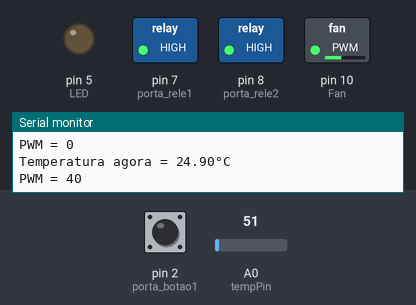
Bench run of a sketch on a simulated Arduino Uno, built with avr-gcc and run on an emulated ATmega328P. Shown: switched loads named in the sketch (green lamp = pin HIGH), output pins drawn as LEDs (lit = HIGH), the last lines printed to the serial monitor. The inputs (shaded band) are chosen by the test bench; at power-on: A0 (tempPin) = 51, pin 2 (porta_botao1) LOW.

Above: at 2.8 s.
2.9 s: A0 (tempPin) set to 61
At 6.9 s:
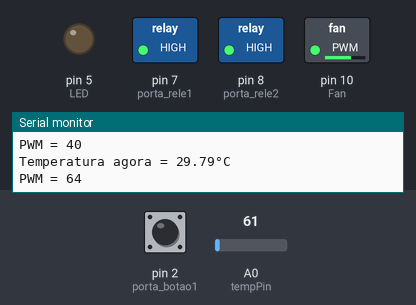
7.5 s: pin 2 (porta_botao1) pulled HIGH for 2.35 s
At 11.1 s:
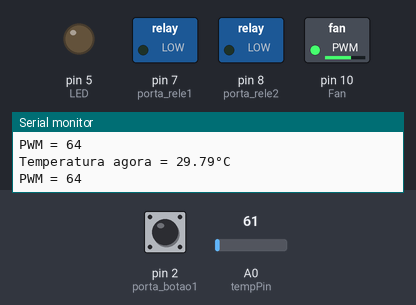
11.4 s: A0 (tempPin) set to 71
At 14.3 s:
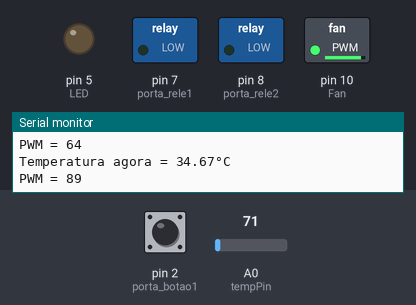
15.4 s: pin 2 (porta_botao1) pulled HIGH for 2.35 s
At 18.4 s:
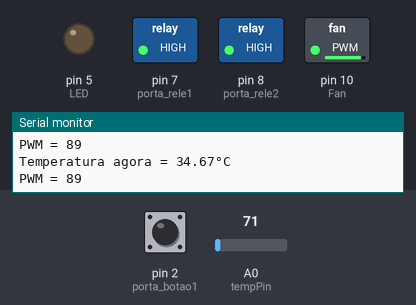
19.3 s: A0 (tempPin) set to 81
At 22.8 s:
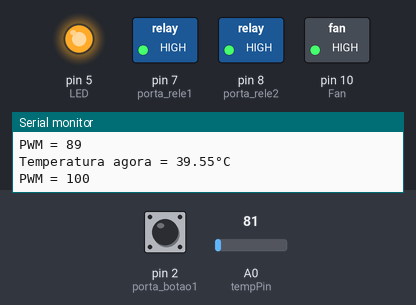
23.3 s: pin 2 (porta_botao1) pulled HIGH for 2.35 s
At 27.0 s:
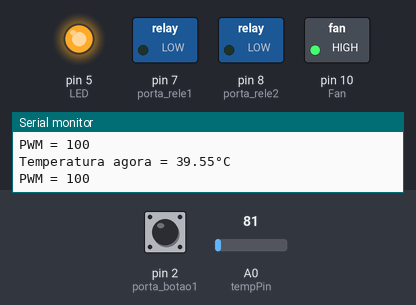
Timing chart, 0 to 28.2 s (numbered marks = the images above; inputs shaded):
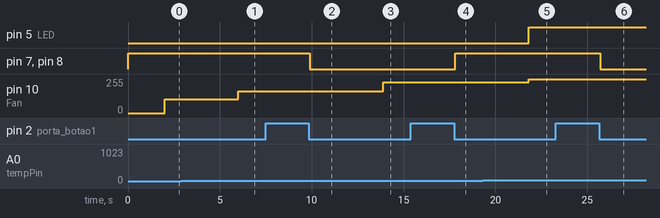

Measured:
- the behaviour switches between 74 and 75 on A0 (tempPin) (found by bisection; images 4 and 5)
- after the input at 2.9 s, pin 10 (Fan): 102/255 → 165/255 after 3.1 s
- after the input at 7.5 s, pin 7 (porta_rele1), pin 8 (porta_rele2): HIGH → LOW after 2.4 s
- after the input at 11.4 s, pin 10 (Fan): 165/255 → 229/255 after 2.5 s
- after the input at 15.4 s, pin 7 (porta_rele1), pin 8 (porta_rele2): LOW → HIGH after 2.4 s
- after the input at 19.3 s, pin 5 (LED): LOW → HIGH after 2.5 s; pin 10 (Fan): 229/255 → 255/255 after 2.5 s
- after the input at 23.3 s, pin 7 (porta_rele1), pin 8 (porta_rele2): HIGH → LOW after 2.4 s

The sketch:

ControleDeFanArduino.ino
```cpp
//Porta ligada ao pino IN1 do modulo
int porta_rele1 = 7;
//Porta ligada ao pino IN2 do modulo
int porta_rele2 = 8;
//Porta ligada ao botao 2
int porta_botao1 = 2;
//Armazena o estado do rele - 0 (HIGH) ou 1 (LOW)  Um detalhe importante desse módulo é que os relés são ativados em nível baixo, ou seja, quando o estado da porta estiver em LOW, o relé será acionado.
int estadorele1 = 1;
int estadorele2 = 1;
//Armazena o valor lido dos botoes
int leitura1 = 0;
//Entrada do LM35
int tempPin = 0;
//Armazena a leitura do LM35
float temp;
//Saída dos ventiladores
int Fan= 10;
//Determina a temperatura mínima
float TempMin= 20 +1.5 ;
//Determina a temperatura máxima
float TempMax= 35 + 1.5;
//Armazena a velocidade do ventilador, em 8bits
int FanSpeed;
//Armazena o valor do PWM
int PWM;
//Saída do LED
int LED = 5;
void setup() {
    //Define pinos para o rele como saida
  pinMode(porta_rele1, OUTPUT);
  pinMode(porta_rele2, OUTPUT);
  //Define o pino do botão como entrada
  pinMode(porta_botao1, INPUT);
  //Define o pino do LED como saída
  pinMode(LED,OUTPUT);
  //Define o ventilador como saída
  pinMode(Fan,OUTPUT);
  //Estado inicial dos reles - desligados
  digitalWrite(porta_rele1, HIGH);
  digitalWrite(porta_rele2, HIGH);
  //Define a taxa de dados em bits por segundo para a transmissão de dados em série.
  Serial.begin(9600);


}

void loop() {
//Se a temperatura estiver abaixo da mínima, o cooler ficará desligado
     if (temp < TempMin) {
   FanSpeed =0;
   digitalWrite(Fan,LOW);
      }
      //Se a velocidade for maior que a mínima e menor que a máxima, ajusta a velocidade de acordo com a temperatura
if ((temp >= TempMin) && (temp <= TempMax)){
  FanSpeed = map(temp,TempMin,TempMax,64,255);
  analogWrite(Fan,FanSpeed);
}
//Se a temperatura for maior que a máxima, não altera o sistema e liga um LED vermelho para sinalização. Se a temperatura se tornar mais baixa que a máxima, o LED apaga.
if (temp > TempMax){
  FanSpeed = 255;
  analogWrite(Fan,FanSpeed);
    digitalWrite(LED,HIGH);}
    else {
    digitalWrite(LED,LOW);
    }
    //Determina o valor do PWM em %
PWM = map(FanSpeed,0,255,0,100);
//Transforma a temperatura da leitura analógica do sensor para Celsius e a mostra.
  temp = analogRead(tempPin);
temp = temp * 0.48828125;
  Serial.print("Temperatura agora = ");
  Serial.print(temp);
  Serial.print("°C");
  Serial.println();
  //Mostra o valor do PWM
  Serial.print("PWM = ");
  Serial.println(PWM);
  //Aguarda por 2 segundos
  delay(2000);

 //Verifica o acionamento do botao 1
  leitura1 = digitalRead(porta_botao1);
  //Se o botão for acionado
  if (leitura1 != 0)
  {
    //Enquanto o botão estiver acionado
    while(digitalRead(porta_botao1) != 0)
    {
      //Espera 100 milissegundos
      delay(100);
    }
    //Inverte o estado da porta
    estadorele1 = !estadorele1;
    estadorele2 =!estadorele2;
       //Comandos para os reles
   digitalWrite(porta_rele1, estadorele1);
   digitalWrite(porta_rele2, estadorele2);


}
}
```
